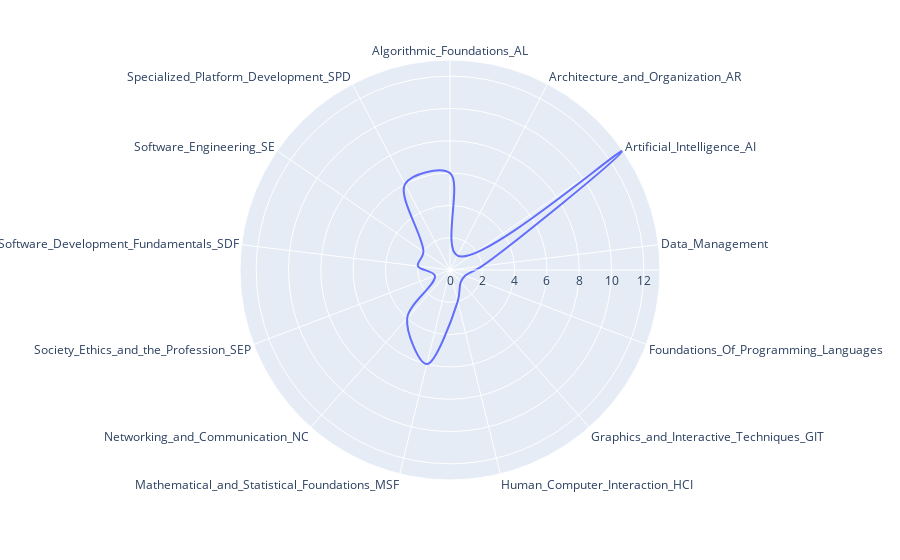

Notebook code for this chart:
### Code cell
fig = px.line_polar(
    r=list(ka_count["count"]),
    theta=list(ka_count["ka"]),
    line_close=True,
)
fig.show()

### Figure 1 — Plotly figure (JSON) as saved in the notebook; plotly's stock layout.template omitted (floating-point values rounded to 4 significant figures)
{"data": [{"hovertemplate": "r=%{r}<br>theta=%{theta}<extra></extra>", "legendgroup": "", "line": {"color": "#636efa", "dash": "solid", "shape": "spline"}, "marker": {"symbol": "circle"}, "mode": "lines", "name": "", "r": [6, 1, 13, 2, 1, 1, 2, 6, 4, 1, 2, 2, 6, 6], "showlegend": false, "subplot": "polar", "theta": ["Algorithmic_Foundations_AL", "Architecture_and_Organization_AR", "Artificial_Intelligence_AI", "Data_Management", "Foundations_Of_Programming_Languages", "Graphics_and_Interactive_Techniques_GIT", "Human_Computer_Interaction_HCI", "Mathematical_and_Statistical_Foundations_MSF", "Networking_and_Communication_NC", "Society_Ethics_and_the_Profession_SEP", "Software_Development_Fundamentals_SDF", "Software_Engineering_SE", "Specialized_Platform_Development_SPD", "Algorithmic_Foundations_AL"], "type": "scatterpolar"}], "layout": {"legend": {"tracegroupgap": 0}, "margin": {"t": 60}, "polar": {"angularaxis": {"direction": "clockwise", "rotation": 90}, "domain": {"x": [0, 1], "y": [0, 1]}}}}
